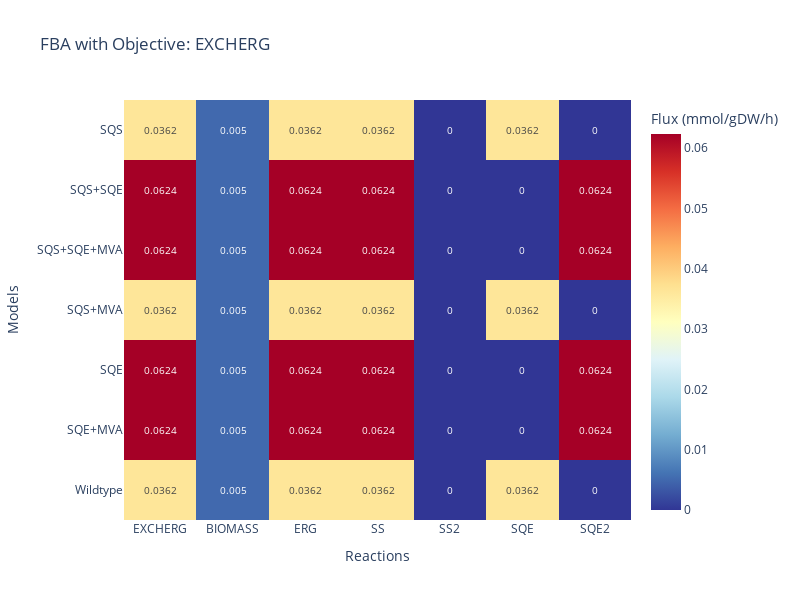

Notebook cell for this chart:
### Markdown cell above
### Results

### Code cell
import pandas as pd
import plotly.express as px
import plotly.graph_objects as go

# Define target reactions for heatmap
target_values = [
    RxnID.EXCHERG.value,
    RxnID.BIOMASS.value,
    RxnID.ERG.value,
    RxnID.SS.value,
    RxnID.SS2.value,
    RxnID.SQE.value,
    RxnID.SQE2.value,
    # RxnID.ACACT.value,
    # RxnID.HBCO.value,
    # RxnID.MVAS.value,
    # RxnID.MVAE.value,
    # RxnID.MVAD.value,
    # RxnID.PMK.value,
    # RxnID.MVK.value,
    # RxnID.IDLI.value,
]

target_names = [
    RxnID.EXCHERG.name,
    RxnID.BIOMASS.name,
    RxnID.ERG.name,
    RxnID.SS.name,
    RxnID.SS2.name,
    RxnID.SQE.name,
    RxnID.SQE2.name,
    # RxnID.ACACT.name,
    # RxnID.HBCO.name,
    # RxnID.MVAS.name,
    # RxnID.MVAE.name,
    # RxnID.MVAD.name,
    # RxnID.PMK.name,
    # RxnID.MVK.name,
    # RxnID.IDLI.name,
]

# Create data for heatmap
heatmap_data = []
model_names = []
flux_matrix = []

for model_name, fba_result in fba.items():
    model_names.append(model_name)
    flux_row = []

    for rxn_id in target_values:
        # Get flux value, default to 0 if reaction not found
        flux_value = 0
        try: flux_value = fba_result.fluxes[rxn_id]
        except: pass
        flux_row.append(flux_value)
    
    flux_matrix.append(flux_row)

# Create DataFrame for easier handling
df_heatmap = pd.DataFrame(
    flux_matrix, 
    index=model_names, 
    columns=target_names
)

print("FBA Flux Heatmap Data:")
print(df_heatmap)

# Create heatmap using Plotly
fig = go.Figure(data=go.Heatmap(
    z=df_heatmap.values,
    x=target_names,
    y=model_names,
    colorscale='RdYlBu_r',  # Red-Yellow-Blue reversed (red=high, blue=low)
    text=df_heatmap.values.round(4),  # Show values on cells
    texttemplate="%{text}",
    textfont={"size": 10},
    colorbar=dict(title="Flux (mmol/gDW/h)")
))

fig.update_layout(
    title=f"FBA with Objective: {', '.join(list(map(lambda x: x.name, _obj)))}",
    xaxis_title="Reactions",
    yaxis_title="Models",
    width=800,
    height=600,
    font=dict(size=12)
)

fig.show()

### Figure 1 — Plotly figure (JSON) as saved in the notebook; plotly's stock layout.template omitted (floating-point values rounded to 4 significant figures)
{"data": [{"colorbar": {"title": {"text": "Flux (mmol/gDW/h)"}}, "colorscale": [[0, "rgb(49,54,149)"], [0.1, "rgb(69,117,180)"], [0.2, "rgb(116,173,209)"], [0.3, "rgb(171,217,233)"], [0.4, "rgb(224,243,248)"], [0.5, "rgb(255,255,191)"], [0.6, "rgb(254,224,144)"], [0.7, "rgb(253,174,97)"], [0.8, "rgb(244,109,67)"], [0.9, "rgb(215,48,39)"], [1, "rgb(165,0,38)"]], "text": [[0.0362, 0.005, 0.0362, 0.0362, 0.0, 0.0362, 0.0], [0.0624, 0.005, 0.0624, 0.0624, 0.0, -0.0, 0.0624], [0.0624, 0.005, 0.0624, 0.0624, 0.0, -0.0, 0.0624], [0.0362, 0.005, 0.0362, 0.0362, 0.0, 0.0362, 0.0], [0.0624, 0.005, 0.0624, 0.0624, 0.0, -0.0, 0.0624], [0.0624, 0.005, 0.0624, 0.0624, 0.0, -0.0, 0.0624], [0.0362, 0.005, 0.0362, 0.0362, 0.0, 0.0362, 0.0]], "textfont": {"size": 10}, "texttemplate": "%{text}", "type": "heatmap", "x": ["EXCHERG", "BIOMASS", "ERG", "SS", "SS2", "SQE", "SQE2"], "y": ["Wildtype", "SQE+MVA", "SQE", "SQS+MVA", "SQS+SQE+MVA", "SQS+SQE", "SQS"], "z": [[0.03617, 0.005, 0.03617, 0.03617, 0.0, 0.03617, 0.0], [0.06236, 0.005, 0.06236, 0.06236, 0.0, -2.235e-06, 0.06236], [0.06236, 0.005, 0.06236, 0.06236, 0.0, -2.235e-06, 0.06236], [0.03617, 0.005, 0.03617, 0.03617, 0.0, 0.03617, 0.0], [0.06236, 0.005, 0.06236, 0.06236, 0.0, -2.235e-06, 0.06236], [0.06236, 0.005, 0.06236, 0.06236, 0.0, -2.235e-06, 0.06236], [0.03617, 0.005, 0.03617, 0.03617, 0.0, 0.03617, 0.0]]}], "layout": {"font": {"size": 12}, "height": 600, "title": {"text": "FBA with Objective: EXCHERG"}, "width": 800, "xaxis": {"title": {"text": "Reactions"}}, "yaxis": {"title": {"text": "Models"}}}}
